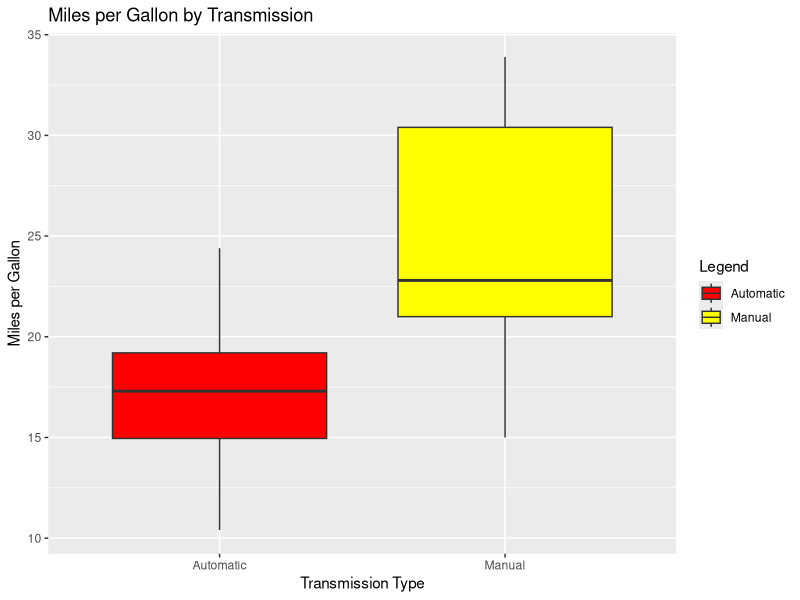
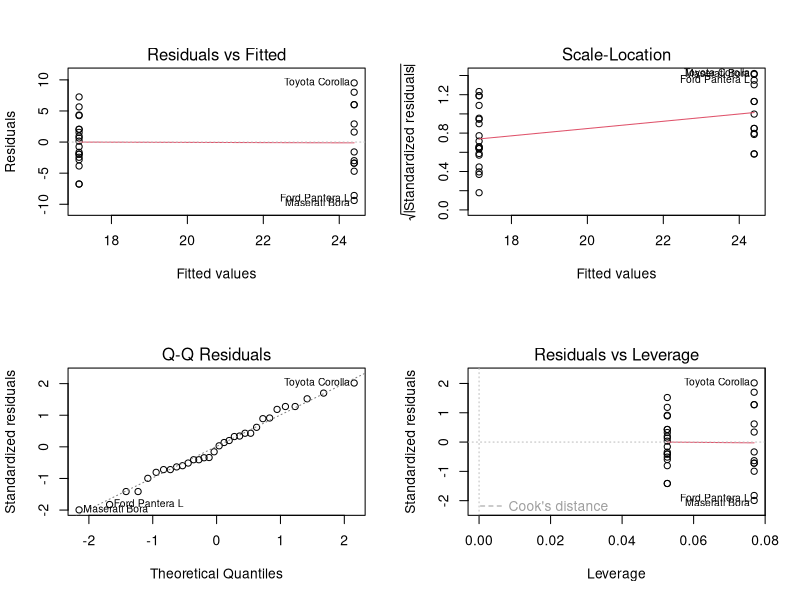
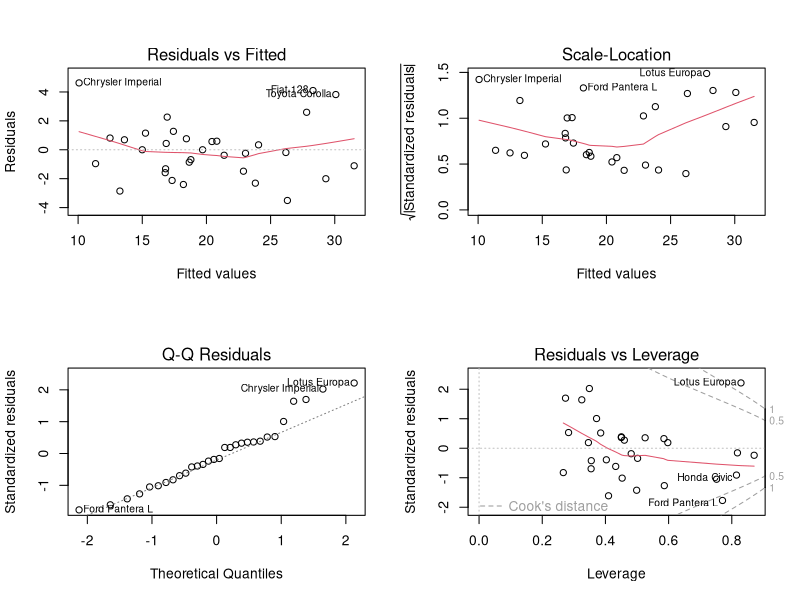

Reproduce these figures in R, in order.
## ---- chunk 1
data(mtcars)
library(ggplot2)
## ---- chunk 2
# Data and required packages were loaded at start of markdown document
mtcars$am <- factor(mtcars$am, labels = c("Automatic", "Manual"))
## ---- chunk 3
Basic.Model <- lm(mpg ~ am, data = mtcars)
summary(Basic.Model)$coef
## ---- chunk 4
mtcars$cyl <- factor(mtcars$cyl)
mtcars$vs <- factor(mtcars$vs)
mtcars$gear <- factor(mtcars$gear)
mtcars$carb <- factor(mtcars$carb)
Full.Model <- lm(mpg ~ ., data = mtcars)
Full.Model$coef
## ---- chunk 5
anova(Basic.Model, Full.Model)
## ---- chunk 6
g <- ggplot(aes(am, mpg, fill = am), data = mtcars)
g + geom_boxplot() + scale_fill_manual(name = "Legend", values = c("red", "yellow"), 
                                       labels = c("0" = "Automatic", "1" = "Manual")) + 
  ggtitle("Miles per Gallon by Transmission") + 
  xlab("Transmission Type") + ylab("Miles per Gallon")
## ---- chunk 7
layout(matrix(c(1,2,3,4),2,2))
plot(Basic.Model)
## ---- chunk 8
layout(matrix(c(1,2,3,4),2,2))
plot(Full.Model)
